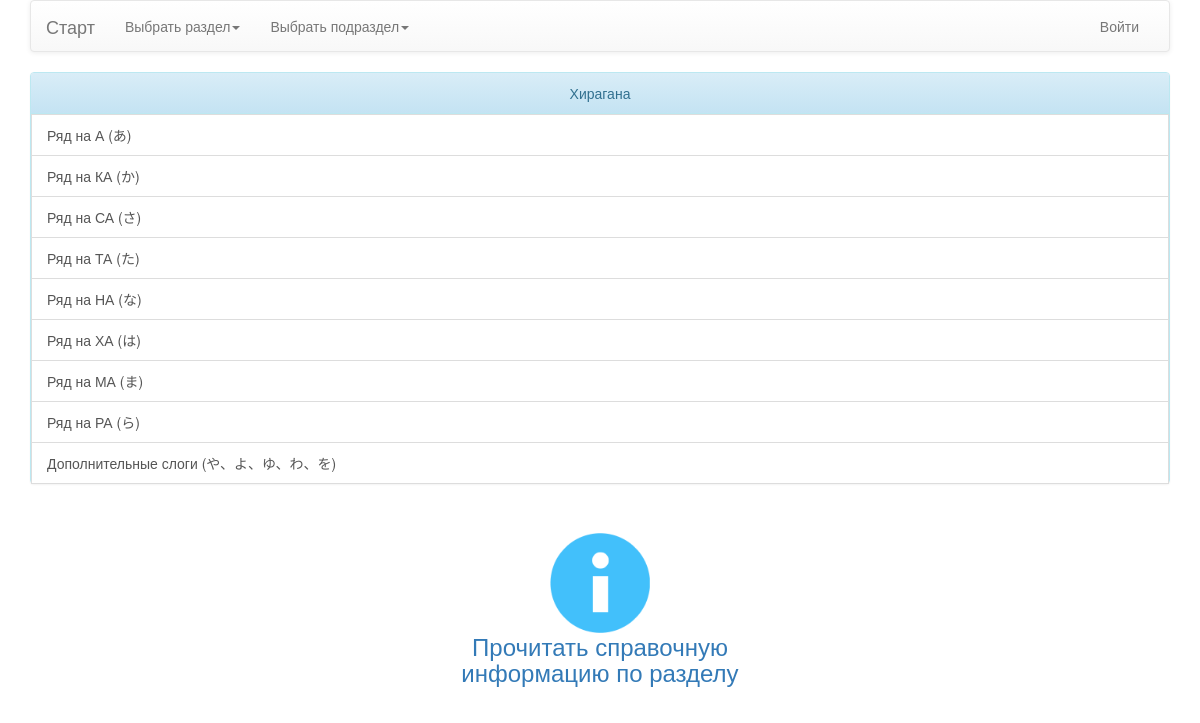
The page /blog/hiragana/detail/ on the database its author committed.
### blog/models.py (models this page shows, shortened)
class Unit(models.Model):
    type = models.ForeignKey(Post, on_delete=models.CASCADE)
    title = models.CharField('Заголовок', max_length=120)
    slug = models.SlugField(unique=True)
    image = models.ImageField('Изображение', upload_to=upload_location,
                              null=True,
                              blank=True)
    objects = AppManager()
    def get_absolute_url(self):
        return reverse("blog:unit", kwargs={"slug": self.slug})
    class Meta:
        ordering = ["-title"]

class Theme(models.Model):
    unit = models.ForeignKey(Post, on_delete=models.CASCADE)
    inner_unit = models.ForeignKey(Unit, on_delete=models.CASCADE)
    slug = models.SlugField(unique=True)
    theme_title = models.CharField('Тема', max_length=350)
    extra_title = models.CharField('Расширенное название', blank=True, null=True, max_length=350)
    image = models.ImageField('Изображение', upload_to=upload_location,
                              null=True,
                              blank=True)
    timestamp = models.DateTimeField(auto_now=False, auto_now_add=True)
    updated = models.DateTimeField(auto_now=True, auto_now_add=False)
    objects = AppManager()
    def get_absolute_url(self):
        return reverse("blog:theme", kwargs={"slug": self.slug})
    class Meta:
        ordering = ["timestamp"]

class Help(models.Model):
    theme = models.ForeignKey(Theme, null=True, blank=True, on_delete=models.CASCADE)
    inner_unit = models.ForeignKey(Unit, null=True, blank=True, on_delete=models.CASCADE)
    slug = models.SlugField(unique=True)
    title = models.CharField('Заголовок', max_length=350)
    image = models.ImageField('Изображение', upload_to=upload_location,
                              null=True,
                              blank=True)
    content = models.TextField('Содержание', null=True, blank=True)
    objects = AppManager()
    def get_second_url(self):
        return reverse("blog:helpu", kwargs={"slug": self.slug})

### blog/views.py (the view)
# urls.py: url(r'^(?P<slug>[\w-]+)/detail/$', "blog.views.unit_detail", name='unit'),
def unit_detail(request, slug=None):
    instance = get_object_or_404(Unit, slug=slug)
    theme_list = Theme.objects.filter(inner_unit__id=instance.id)
    main_list = Unit.objects.filter(type__id=instance.type_id)
    main_units = Post.objects.all()
    help_object = Help.objects.filter(inner_unit__id=instance.id)
    context = {
        "title": instance.title,
        "instance": instance,
        "object_list": theme_list,
        "main_list": main_list,
        "main_units": main_units,
        "help_object": help_object,
    }
    return render(request, "unit_detail.html", context)

### blog/models.py (called while the page is built)
    def get_absolute_url(self):
        return reverse("blog:main_unit", kwargs={"slug": self.slug})

### blog/templates/unit_detail.html (shortened to what this page needs)
{% extends "base.html" %}
{% load urlify %}
{% load crispy_forms_tags %}
{% block post_detail_link %}
<a href="#" class="dropdown-toggle" data-toggle="dropdown" role="button" aria-haspopup="true" aria-expanded="false">Выбрать раздел<span class="caret"></span></a>
{% endblock %}
{% block unit_detail_link %}
<a href="#" class="dropdown-toggle" data-toggle="dropdown" role="button" aria-haspopup="true" aria-expanded="false">Выбрать подраздел<span class="caret"></span></a>
{% endblock %}
{% block content %}
<div class="panel panel-info">
  <div align="center" class="panel-heading">{{ title }}</div>
  <table class="table">
      <tr>
      {% for object in object_list %}
        <a href='{{ object.get_absolute_url }}' class="list-group-item">
            {{ object.theme_title }}
        {% if object.extra_title %}. {{ object.extra_title }}{% endif %}</a>
      {% endfor %}
      </tr>
  </table>
</div>
{% for object in help_object %}
    <div class="column">
        <div class="col-sm-4 col-sm-offset-4">
            {% if not object.image and not object.content %}
            <h3 align="center">
                <a href='{{ object.get_second_url }}'>
                         <img src="http://127.0.0.1:8000/media_cdn/images/info.png"
                         border="0" heght="100" width="100"></br>
                    Прочитать справочную <br/>информацию по разделу
                </a>
            </h3>
            {% endif %}
        </div>
    </div>
    {% endfor %}
{% endblock content %}

### blog/static/css/base.css (style rules this page uses)
.column { vertical-align: middle; }
h3 { color: #4d67ac; }

### rows shown on the page
Unit: title "Хирагана"
Theme: theme_title "Ряд на А (あ)"
Theme: theme_title "Ряд на КА (か)"
Theme: theme_title "Ряд на СА (さ)"
Theme: theme_title "Ряд на ТА (た)"
Theme: theme_title "Ряд на НА (な)"
Theme: theme_title "Ряд на ХА (は)"
Theme: theme_title "Ряд на МА (ま)"
Theme: theme_title "Ряд на РА (ら)"
Theme: theme_title "Дополнительные слоги (や、よ、ゆ、わ、を)"
